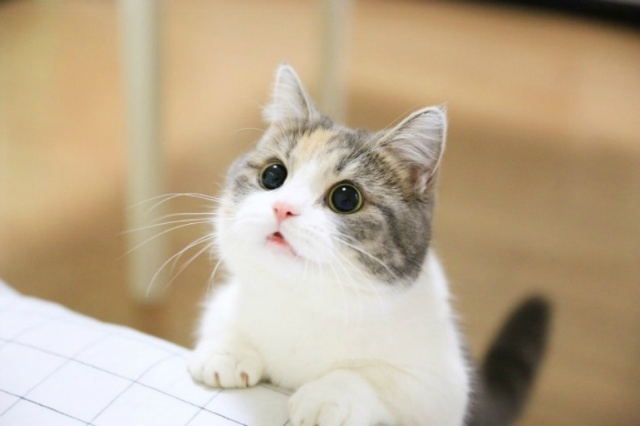
#> input picture data_cv2_work/230227/cat.jpg, 640 x 426 px, found by its file name
$ python ex04.py
#> lines starting #> are read from the running program, lines starting #| are printed output that depends on the picture; after the words box and inside, x2 and y2 are one past the last pixel; in counts of white or black regions, pixels touching at a corner belong together
import cv2
import time
cat = cv2.imread('230227/cat.jpg',cv2.IMREAD_COLOR)
#> cat is the input picture: shape (426, 640, 3); mean B, G, R 143, 170.4, 188.7

starttime = time.time()
print(starttime) #1970.01.01 00:00:01

for i in range(100):
    for j in range(100):
        cat[i,j] = [255,255,255]
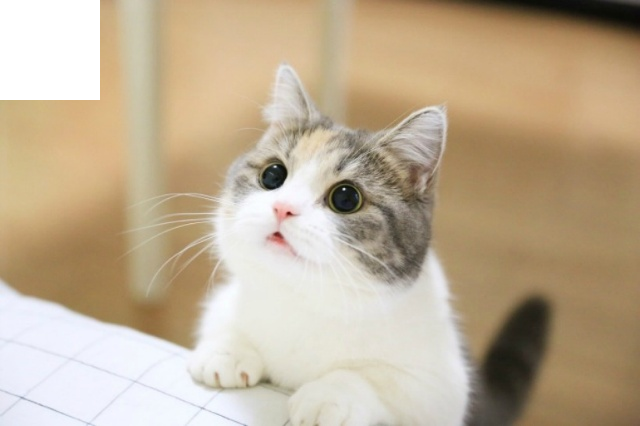
#> cat: shape (426, 640, 3); 3.67% of pixels changed, all inside (x1, y1, x2, y2) = (0, 0, 100, 100)
print(f"time.time() - starttime = {time.time() - starttime}")

starttime = time.time()
cat[:300,:300] = [0,0,0]
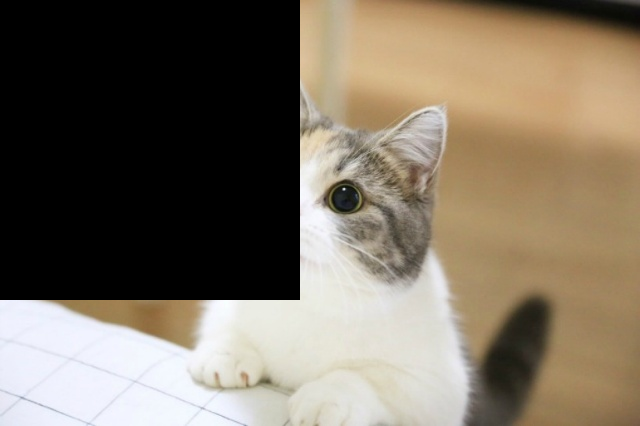
#> cat: shape (426, 640, 3); mean B, G, R 96.5, 112, 122.8
print(f"time.time() - starttime = {time.time() - starttime}")

cv2.imshow('cat',cat)
cv2.waitKey(0)

cv2.destroyAllWindows()

$ run again, with data_cv2_work/230227/dog.jpg copied over data_cv2_work/230227/cat.jpg
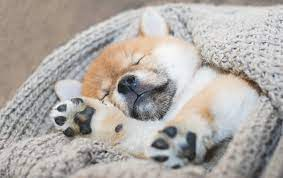
#> input picture data_cv2_work/230227/dog.jpg, 283 x 178 px, found by its file name
#> cat is the input picture: shape (178, 283, 3); mean B, G, R 165.7, 170.4, 176.1
#> after the loop `for i in range(100):`:
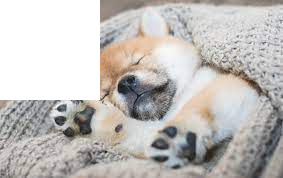
#> cat: shape (178, 283, 3); 19.85% of pixels changed, all inside (x1, y1, x2, y2) = (0, 0, 100, 100)
